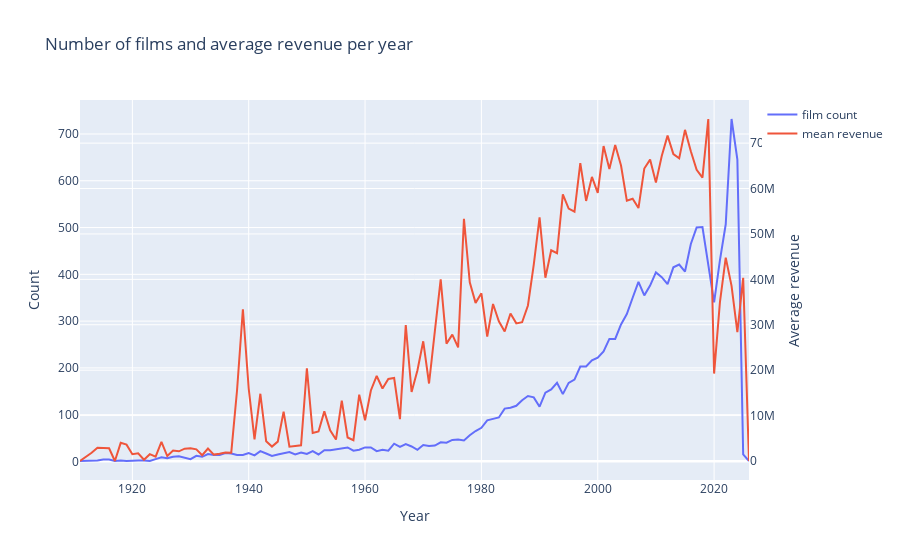

Source (notebook cell):
### Markdown cell above
The charts shows the number of movies released each year, with a clear increase over time, especially in recent decades. 2023 has had the most released movies with 732 movies.

### Code cell
#plot for release date vs revenue
d1 = df['release_date_year'].value_counts().sort_index()
d2 = df.groupby(['release_date_year'])['revenue'].mean()

data = [go.Scatter(x=d1.index, y=d1.values, name='film count'),
        go.Scatter(x=d2.index, y=d2.values, name='mean revenue', yaxis='y2')]

layout = go.Layout(dict(title = "Number of films and average revenue per year",
                  xaxis = dict(title = 'Year'),
                  yaxis = dict(title = 'Count'),
                  yaxis2=dict(title='Average revenue', overlaying='y', side='right')
                  ),legend=dict(
                orientation="v"))
py.iplot(dict(data=data, layout=layout))
